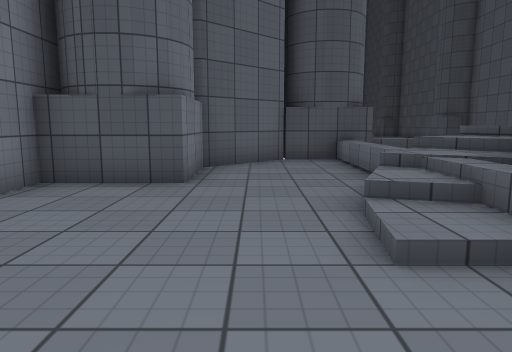
[1] (above)

24 first-person views from a walk through a 3-D level made in the Unity game engine. The camera is 1.2 m above the floor, tilts 8° down and sees 70° across. The floor is counted in squares, 1.2 m on a side. Each view is taken from the middle of a square. On the plan, view 1 faces up. The plan holds only what a view shows up to about 13 squares ahead; the rest is blank. The place goes on beyond the plan. The player character is not drawn. Surface patterns are stand-ins for the level's own textures.

[2]
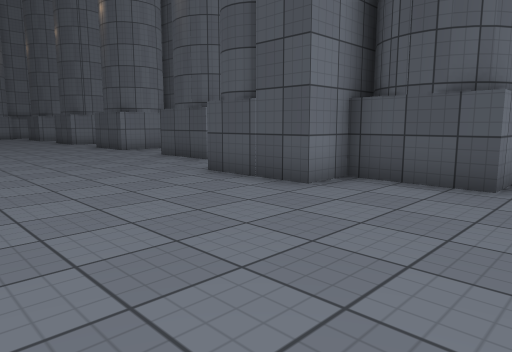

[3]
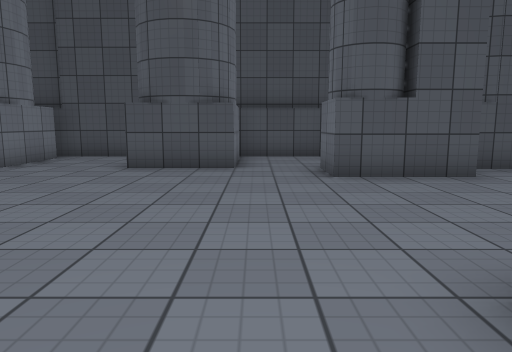

[4]
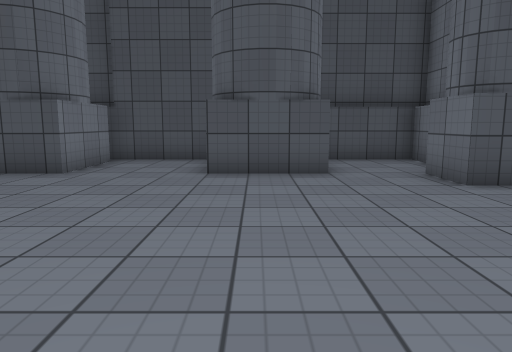

[5]
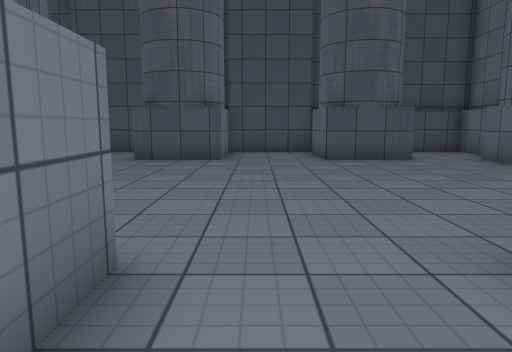

[6]
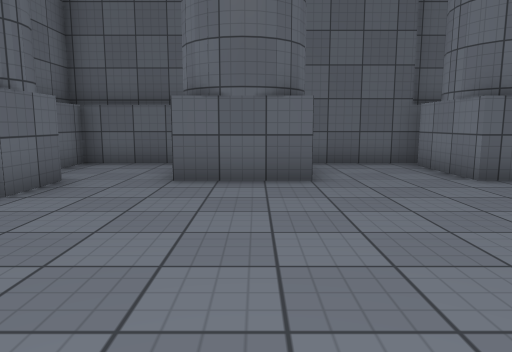

[7]
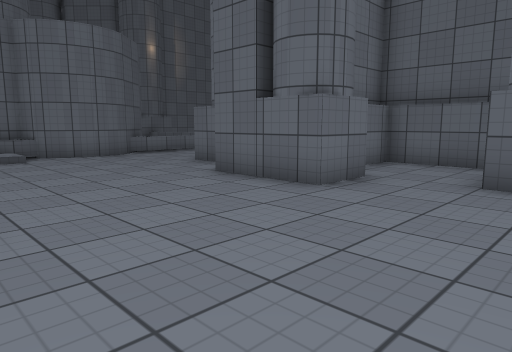

[8]
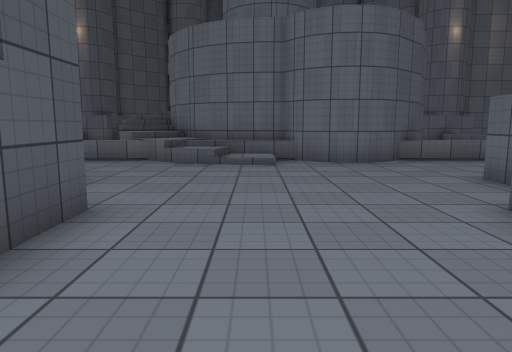

[9]
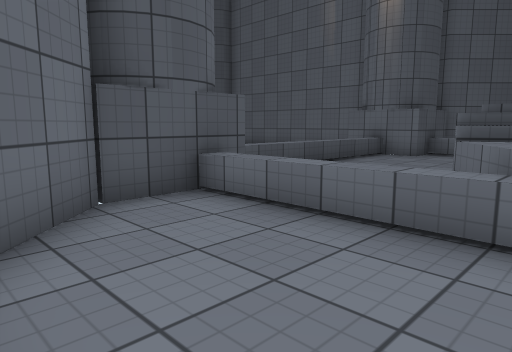

[10]
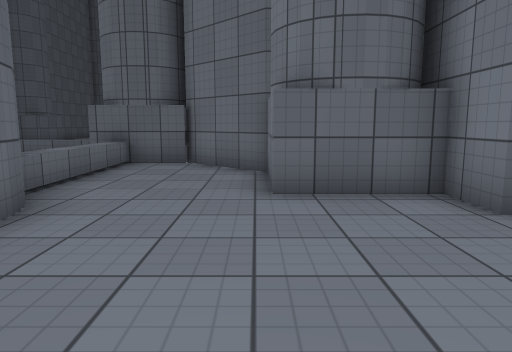

[11]
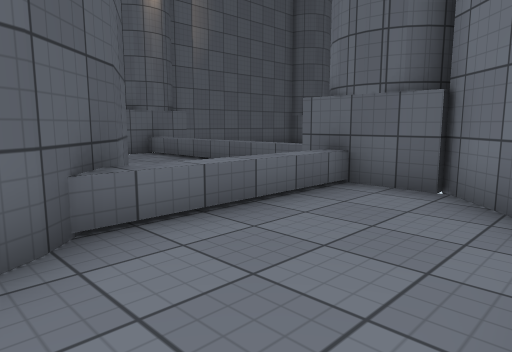

[12]
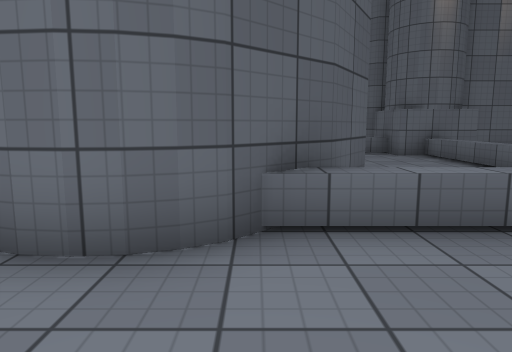

[13]
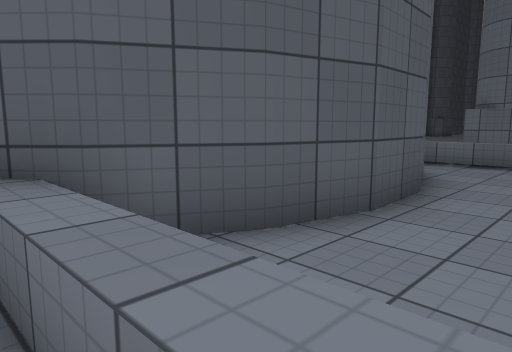

[14]
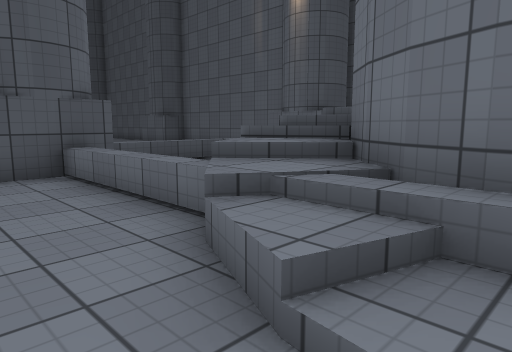

[15]
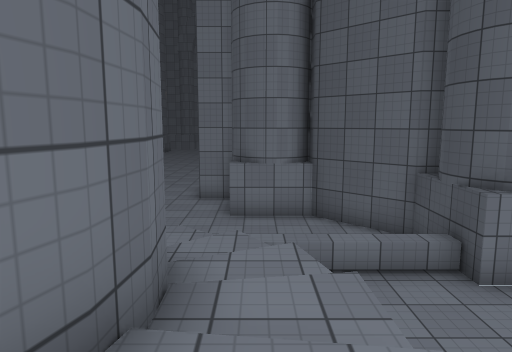

[16]
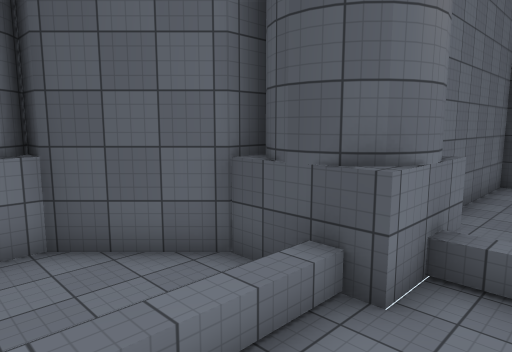

[17]
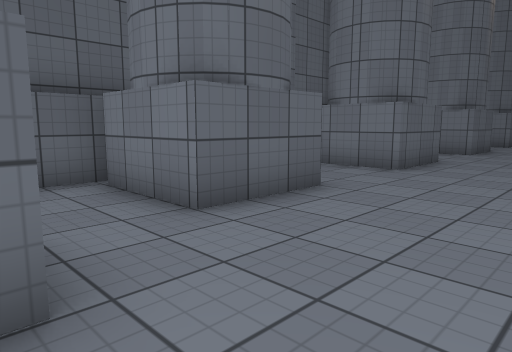

[18]
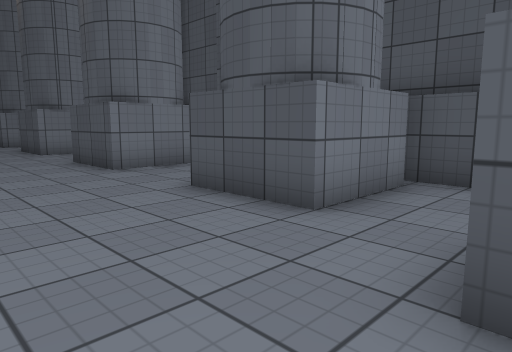

[19]
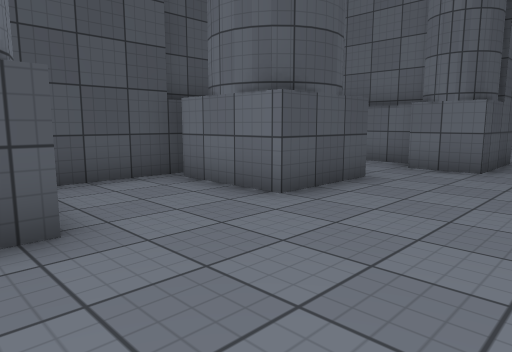

[20]
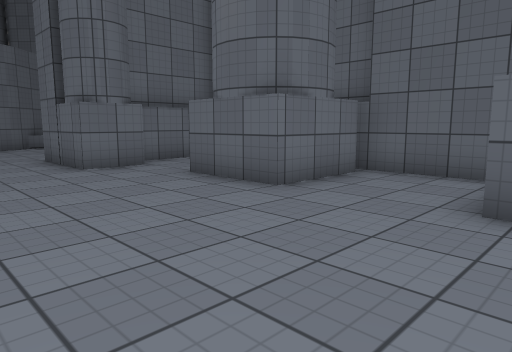

[21]
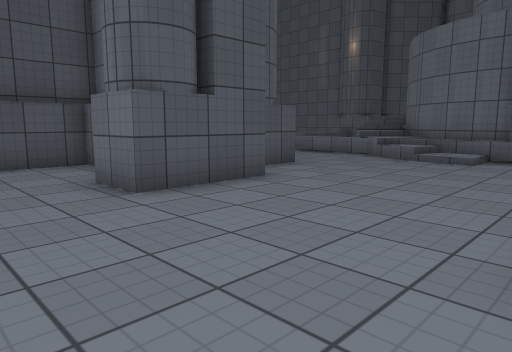

[22]
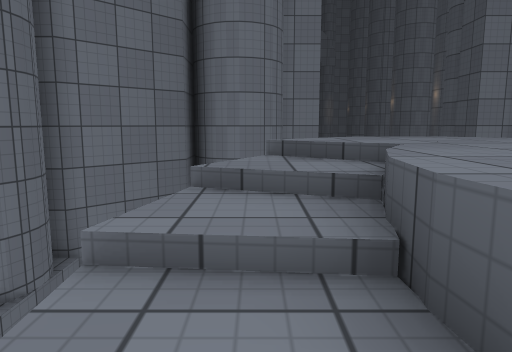

[23]
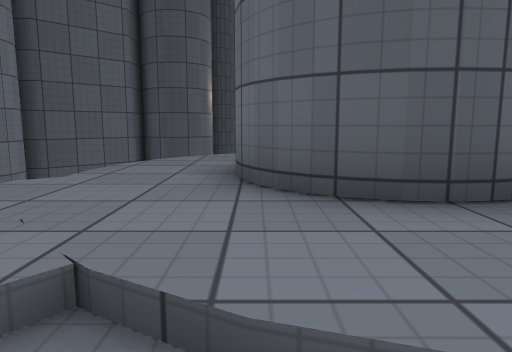

[24]
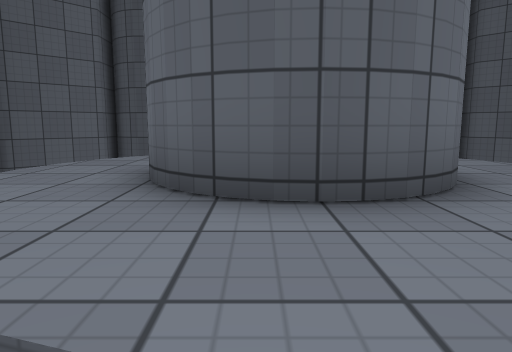

### Floor plan
Key: @ floor where view 1 was taken; # wall or solid block; x gap in a wall; . main floor; : floor 1 m higher than the main floor; + floor 2 m higher than the main floor; * floor 4.5 m higher than the main floor; % floor 4.75 m higher than the main floor; / step, stairs or slope; = window, fence, low wall or low ledge; ^ raised ledge; v drop or lower ground.
Columns run from 15 left of view 1 to 11 right of it. Each row starts with its distance up from view 1.
 13                   ^       #
 12                   ^vvvvvvv#
 11                ###^v   vvv#
 10  ##########   ##..vvv  vvvv
  9  x..###...#   #...vvv  vvv
  8  #..###...#   #...vvvvv
  7 ##..###...#  ##...v:/// +
  6 .........#####...//:///#
  5 .........###.....///%
  4 ................//#%%#
  3 ................///%##
  2 .................//%####
  1 ................./%%%##%
  0 .........###...@./%%%%%%
 -1 .........#####...==////
 -2 #^..###...#  ##...^*/////vv
 -3  #..###...#   #...^vvvvvvvv
 -4  x..###...#   #...^vvvvvvv
 -5  ##########   ##..^vv  vvvv
 -6                ####vvvvvvvv
 -7                    vvvvvvv#
 -8                           v

Where each view was taken, in squares from view 1:
view 1: 0 up, 0 right, facing up
view 2: 0 up, 0 right, facing up-left
view 3: 2 down, 8 left, facing up
view 4: 1 down, 10 left, facing up
view 5: 4 down, 13 left, facing up
view 6: 5 up, 10 left, facing down
view 7: 5 up, 10 left, facing down-right
view 8: 3 up, 8 left, facing right
view 9: 6 up, 1 left, facing up-right
view 10: 4 up, 1 left, facing down
view 11: 0 up, 1 left, facing down-right
view 12: 1 down, 1 left, facing right
view 13: 5 down, 2 right, facing up-right
view 14: 3 up, 0 right, facing up-right
view 15: 7 up, 9 right, facing left
view 16: 7 up, 5 right, facing up-left
view 17: 2 up, 6 left, facing down-left
view 18: 3 up, 6 left, facing up-left
view 19: 3 up, 15 left, facing up-right
view 20: 3 up, 15 left, facing down-right
view 21: 0 up, 9 left, facing up-right
view 22: 2 down, 8 right, facing left
view 23: 2 down, 5 right, facing up
view 24: 2 down, 6 right, facing up
